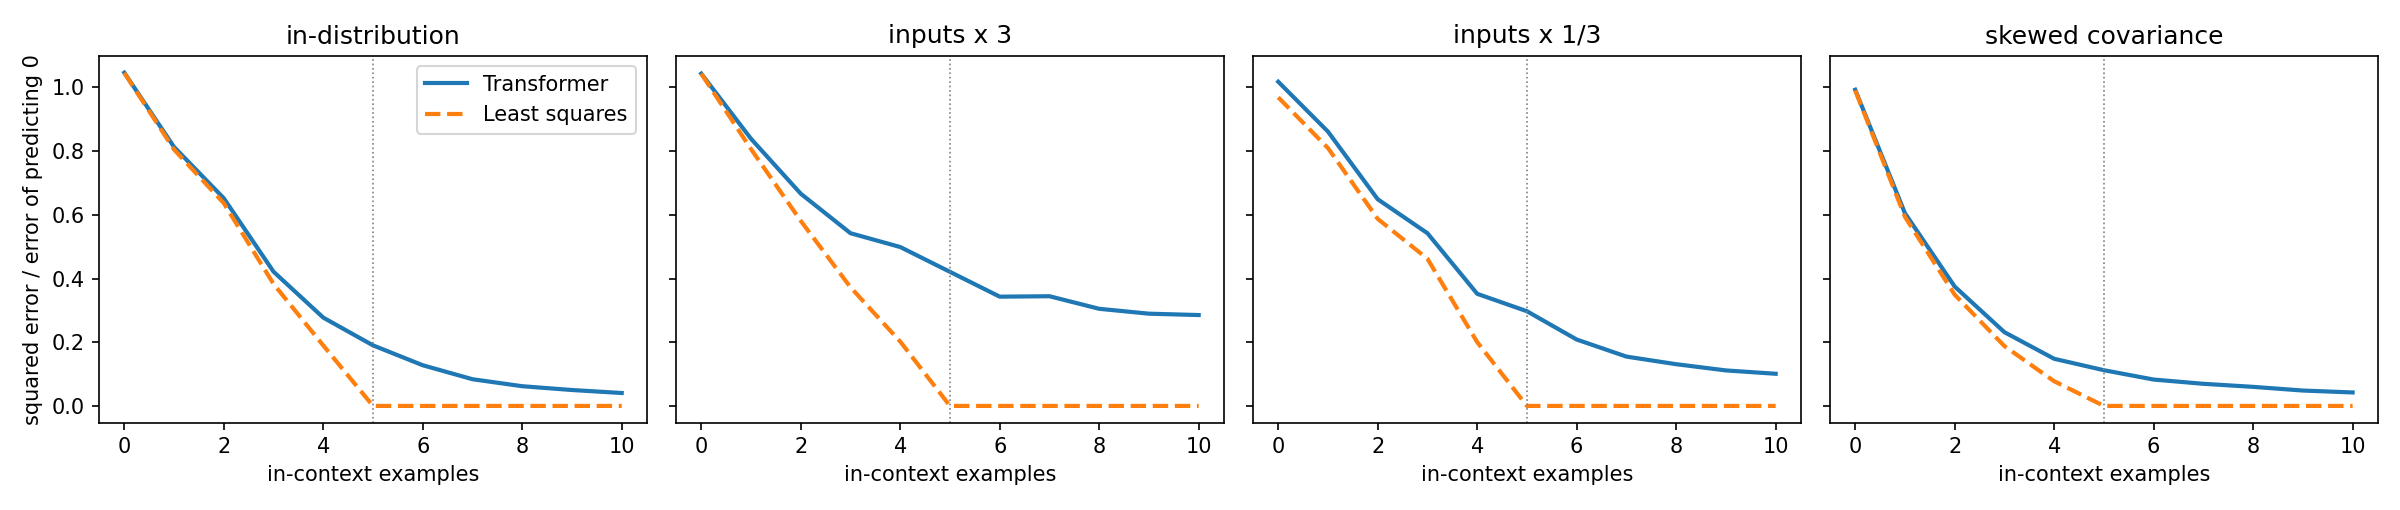

Here is the Python script that generated this plot:
"""Minimal recreation of Garg et al. 2022 (linear regression, in-context).

Trains a small GPT-2-style transformer from scratch on prompts
(x_1, y_1, ..., x_n, y_n) with y_i = w.x_i, a fresh w per prompt, then plots
squared error vs number of in-context examples against least squares,
in-distribution and under two of Garg's shifts (scaled inputs, skewed covariance).

Usage:  python garg_mini.py                      # CPU-sized: d=5, about 10 min
        python garg_mini.py --d 20 --n 41 --embd 256 --layers 12 --heads 8 \
               --steps 500000 --lr 1e-4 --curriculum   # the paper's setting (GPU)
"""
import argparse, math, time
import torch, torch.nn as nn
import matplotlib
matplotlib.use("Agg")
import matplotlib.pyplot as plt

p = argparse.ArgumentParser()
p.add_argument("--d", type=int, default=5)        # input dimension
p.add_argument("--n", type=int, default=11)       # in-context examples per prompt
p.add_argument("--embd", type=int, default=64)
p.add_argument("--layers", type=int, default=3)
p.add_argument("--heads", type=int, default=2)
p.add_argument("--steps", type=int, default=20000)
p.add_argument("--batch", type=int, default=64)
p.add_argument("--lr", type=float, default=1e-3)
p.add_argument("--curriculum", action="store_true")  # Garg's schedule: grow d and n
p.add_argument("--seed", type=int, default=0)
p.add_argument("--out", default="garg_mini")
args = p.parse_args()
torch.manual_seed(args.seed)
dev = "cuda" if torch.cuda.is_available() else "cpu"
D, N = args.d, args.n


# ---------- data: one new regression task per prompt ----------
def sample(batch, n=N, d_active=D, x_transform=None):
    xs = torch.randn(batch, n, D, device=dev)
    if x_transform is not None:              # distribution shift on inputs
        xs = xs @ x_transform
    w = torch.randn(batch, D, device=dev)
    xs[:, :, d_active:] = 0                  # curriculum: unused dims are zero
    w[:, d_active:] = 0
    ys = (xs * w[:, None, :]).sum(-1)        # y_i = w . x_i   (noiseless)
    return xs, ys


# ---------- model: decoder-only transformer on interleaved (x, y) tokens ----------
class ICLTransformer(nn.Module):
    def __init__(self):
        super().__init__()
        self.read_in = nn.Linear(D, args.embd)
        self.pos = nn.Parameter(torch.zeros(2 * N, args.embd))
        nn.init.normal_(self.pos, std=0.02)
        layer = nn.TransformerEncoderLayer(args.embd, args.heads, 4 * args.embd,
                                           dropout=0.0, activation="gelu",
                                           batch_first=True, norm_first=True)
        self.blocks = nn.TransformerEncoder(layer, args.layers, enable_nested_tensor=False)
        self.ln = nn.LayerNorm(args.embd)
        self.read_out = nn.Linear(args.embd, 1)

    def forward(self, xs, ys):
        B, n, _ = xs.shape
        y_tok = torch.zeros_like(xs)
        y_tok[:, :, 0] = ys                                  # y padded to D dims
        z = torch.stack((xs, y_tok), dim=2).view(B, 2 * n, D)  # x1,y1,x2,y2,...
        h = self.read_in(z) + self.pos[: 2 * n]
        causal = torch.triu(torch.ones(2 * n, 2 * n, dtype=torch.bool, device=z.device), 1)
        h = self.ln(self.blocks(h, mask=causal))
        return self.read_out(h)[:, ::2, 0]   # prediction for y_i, read at the x_i token


# ---------- baseline: least squares on the first k examples ----------
def least_squares(xs, ys):
    preds = torch.zeros_like(ys)             # k = 0 -> predict 0
    for k in range(1, xs.shape[1]):
        w_hat = torch.linalg.pinv(xs[:, :k]) @ ys[:, :k, None]   # min-norm solution
        preds[:, k] = (xs[:, k : k + 1] @ w_hat)[:, 0, 0]
    return preds


@torch.no_grad()
def evaluate(model, x_transform=None, batch=2000):
    xs, ys = sample(batch, x_transform=x_transform)
    scale = ys.pow(2).mean()                 # = error of always predicting 0
    err = lambda pred: ((pred - ys) ** 2).mean(0).cpu() / scale.cpu()
    return err(model(xs, ys)), err(least_squares(xs, ys))


def skewed_covariance():                      # Garg's "skewed": eigenvalues 1/i
    eig = 1 / (torch.arange(D) + 1.0)
    U, _, _ = torch.linalg.svd(torch.randn(D, D))
    t = U @ torch.diag(eig) @ U.T
    return (t * math.sqrt(D / (eig ** 2).sum())).to(dev)


# ---------- train ----------
model = ICLTransformer().to(dev)
opt = torch.optim.Adam(model.parameters(), lr=args.lr)
print(f"device={dev}  params={sum(q.numel() for q in model.parameters()):,}")
t0 = time.time()
for step in range(args.steps + 1):
    if args.curriculum:                       # d: 5 -> D, n: 11 -> N, every 2000 steps
        k = step // 2000
        d_act, n_act = min(D, 5 + k), min(N, 11 + 2 * k)
    else:
        d_act, n_act = D, N
    xs, ys = sample(args.batch, n=n_act, d_active=d_act)
    loss = ((model(xs, ys) - ys) ** 2).mean()   # squared error at every position
    opt.zero_grad(); loss.backward(); opt.step()
    if step % 1000 == 0:
        tf, ls = evaluate(model)
        print(f"step {step:6d}  train {loss.item():7.3f}  "
              f"err@last: transformer {tf[-1]:.4f}  least-squares {ls[-1]:.4f}  "
              f"[{time.time() - t0:.0f}s]", flush=True)
torch.save(model.state_dict(), f"{args.out}.pt")

# ---------- evaluate + plot ----------
settings = {"in-distribution": None,
            "inputs x 3": 3.0 * torch.eye(D, device=dev),
            "inputs x 1/3": torch.eye(D, device=dev) / 3,
            "skewed covariance": skewed_covariance()}
fig, axes = plt.subplots(1, len(settings), figsize=(4 * len(settings), 3.4), sharey=True)
for ax, (name, t) in zip(axes, settings.items()):
    tf, ls = evaluate(model, t)
    ax.plot(tf, label="Transformer", lw=2)
    ax.plot(ls, label="Least squares", lw=2, ls="--")
    ax.axvline(D, color="gray", lw=0.8, ls=":")       # n = d: w becomes identifiable
    ax.set_title(name); ax.set_xlabel("in-context examples")
    print(f"{name:20s} transformer {[round(v, 3) for v in tf.tolist()]}")
    print(f"{'':20s} least sq.   {[round(v, 3) for v in ls.tolist()]}")
axes[0].set_ylabel("squared error / error of predicting 0"); axes[0].legend()
plt.tight_layout(); plt.savefig(f"{args.out}.png", dpi=150)
print(f"saved {args.out}.png and {args.out}.pt")
